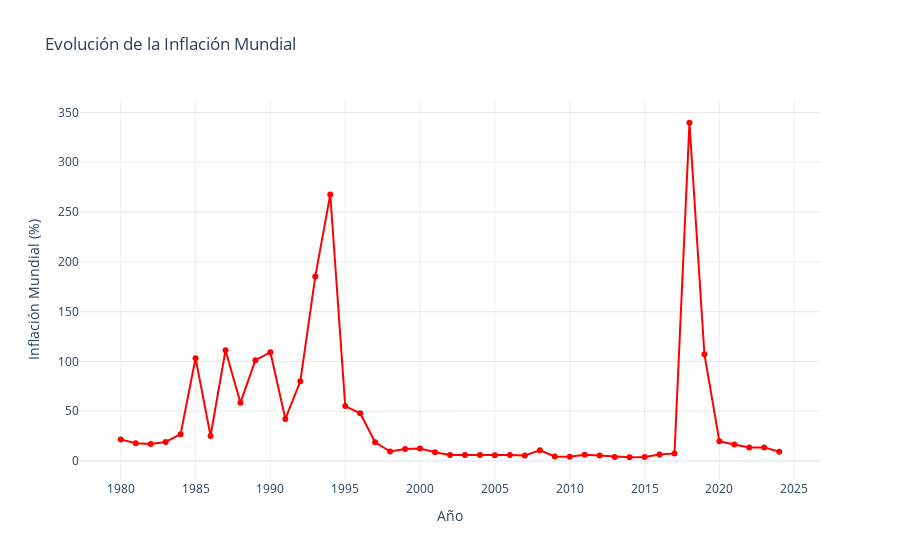

The notebook cell this image was saved under:
### Markdown cell above
AUMENTO DE INFLACION CADA 5 AÑOS

### Code cell
# Convertir los datos de inflación a valores numéricos
df_numeric = df.drop(columns=["country_name", "indicator_name"]).apply(pd.to_numeric, errors='coerce')

# Calcular la inflación mundial promedio por año
mean_global_inflation = df_numeric.mean(axis=0, skipna=True)

# Convertir los nombres de las columnas a enteros de manera segura
years = pd.to_numeric(mean_global_inflation.index, errors='coerce').dropna().astype(int)

# Crear gráfico interactivo de líneas con Plotly
fig = go.Figure()
fig.add_trace(go.Scatter(
    x=years, 
    y=mean_global_inflation, 
    mode='lines+markers', 
    line=dict(color='red', width=2),
    marker=dict(size=6),
    name="Inflación Mundial"
))

# Configurar diseño del gráfico
fig.update_layout(
    title="Evolución de la Inflación Mundial",
    xaxis_title="Año",
    yaxis_title="Inflación Mundial (%)",
    xaxis=dict(tickmode='linear', dtick=5),  # Ajuste para años cada 5 unidades
    yaxis=dict(showgrid=True, gridwidth=0.5, gridcolor="lightgray"),
    template="plotly_white"
)

# Mostrar el gráfico
fig.show()

# Guardar el gráfico como archivo HTML
fig.write_html("Evolución_de_la_Inflación_Mundial.html")

### Figure 1 — Plotly figure (JSON) as saved in the notebook; plotly's stock layout.template omitted (floating-point values rounded to 4 significant figures)
{"data": [{"line": {"color": "red", "width": 2}, "marker": {"size": 6}, "mode": "lines+markers", "name": "Inflación Mundial", "type": "scatter", "x": [1980, 1981, 1982, 1983, 1984, 1985, 1986, 1987, 1988, 1989, 1990, 1991, 1992, 1993, 1994, 1995, 1996, 1997, 1998, 1999, 2000, 2001, 2002, 2003, 2004, 2005, 2006, 2007, 2008, 2009, 2010, 2011, 2012, 2013, 2014, 2015, 2016, 2017, 2018, 2019, 2020, 2021, 2022, 2023, 2024], "y": [21.76, 17.8, 17.03, 19.18, 26.98, 103.2, 25.26, 111.3, 58.64, 101.2, 109.3, 42.3, 80.05, 185.4, 267.7, 55.17, 47.99, 18.83, 9.621, 12.09, 12.56, 8.777, 6.099, 6.209, 5.977, 5.796, 6.119, 5.59, 10.88, 4.655, 4.308, 6.328, 5.58, 4.17, 3.833, 4.116, 6.595, 7.657, 339.7, 107.3, 19.83, 16.58, 13.62, 13.74, 9.309]}], "layout": {"title": {"text": "Evolución de la Inflación Mundial"}, "xaxis": {"dtick": 5, "tickmode": "linear", "title": {"text": "Año"}}, "yaxis": {"gridcolor": "lightgray", "gridwidth": 0.5, "showgrid": true, "title": {"text": "Inflación Mundial (%)"}}}}
